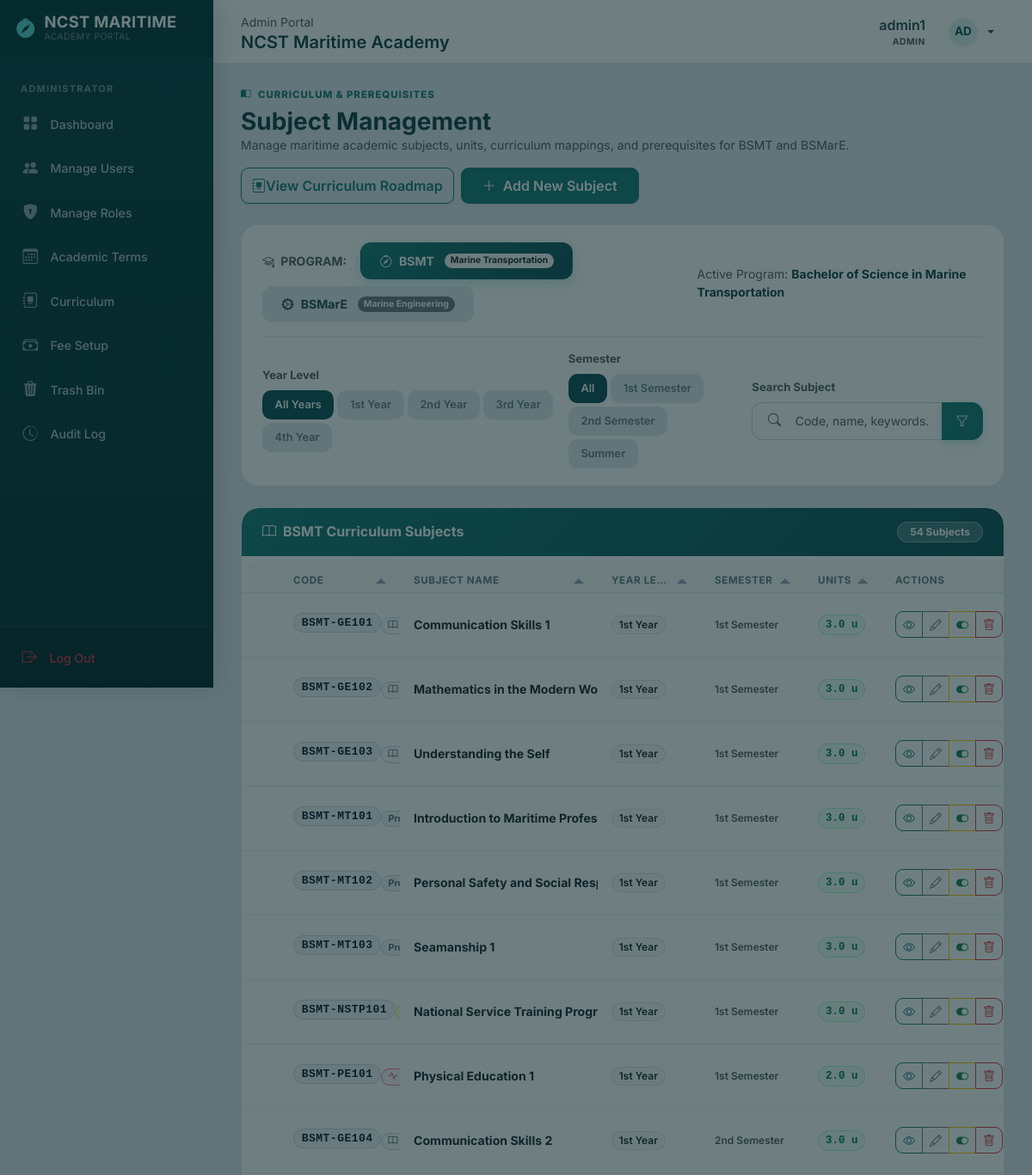
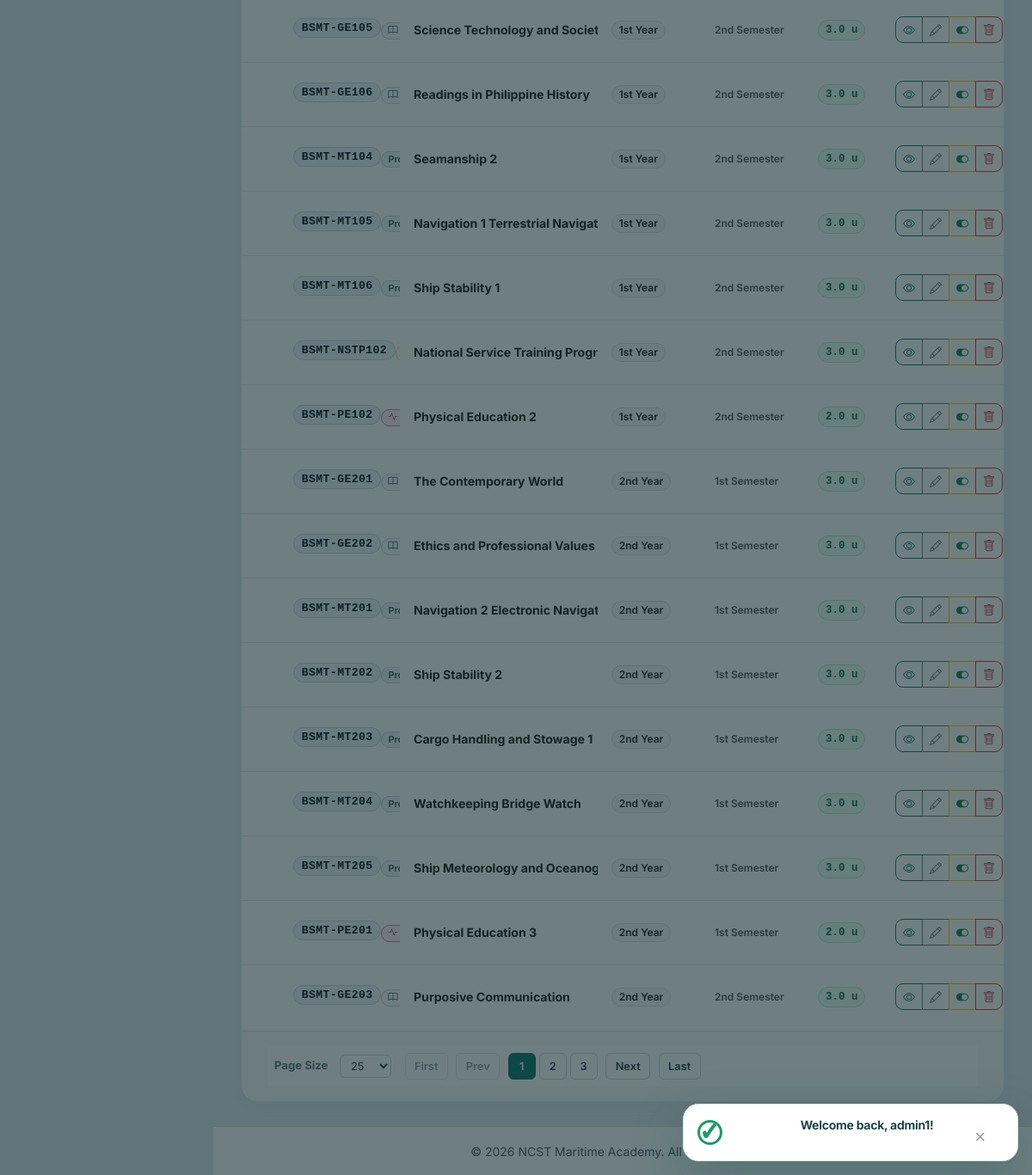
/registrar/subjects (signed in), run on the app's committed database (2 pictures, top to bottom).
### tables this page shows
CREATE TABLE IF NOT EXISTS subjects (
    id INT UNSIGNED AUTO_INCREMENT PRIMARY KEY,
    curriculum_id INT UNSIGNED NULL,
    program_id INT UNSIGNED NULL,
    subject_code VARCHAR(20) NOT NULL,
    subject_name VARCHAR(100) NOT NULL,
    units DECIMAL(3,1) NOT NULL DEFAULT 3.0,
    subject_type VARCHAR(50) NULL DEFAULT 'General Education',
    year_level ENUM('1st Year','2nd Year','3rd Year','4th Year') NULL,
    semester_name ENUM('1st Semester','2nd Semester','Summer') NULL,
    description TEXT NULL,
    status ENUM('active','inactive') NOT NULL DEFAULT 'active',
    created_at TIMESTAMP NOT NULL DEFAULT CURRENT_TIMESTAMP,
    updated_at TIMESTAMP NOT NULL DEFAULT CURRENT_TIMESTAMP ON UPDATE CURRENT_TIMESTAMP,
    UNIQUE KEY uq_subjects_code_curriculum (curriculum_id, subject_code),
    UNIQUE KEY uq_subjects_code (subject_code),
    KEY idx_subjects_program (program_id),
    KEY idx_subjects_program_year_semester (program_id, year_level, semester_name),
    CONSTRAINT fk_subjects_curriculum
        FOREIGN KEY (curriculum_id) REFERENCES curriculums(id)
        ON DELETE CASCADE ON UPDATE CASCADE,
    CONSTRAINT fk_subjects_program
        FOREIGN KEY (program_id) REFERENCES programs(id)
        ON DELETE SET NULL ON UPDATE CASCADE
);

### registrar/subjects.php (the view, shortened to what this page needs)
<?php
require_once '../config/database.php';
$selectedProgram = isset($_GET['program']) ? trim($_GET['program']) : 'BSMT';
$selectedYear = isset($_GET['year_level']) ? trim($_GET['year_level']) : '';
$selectedSemester = isset($_GET['semester']) ? trim($_GET['semester']) : '';
$search = isset($_GET['search']) ? trim($_GET['search']) : '';
if (!function_exists('getCurriculumTypeBadge')) {
    function getCurriculumTypeBadge($type) {
        $t = trim($type ?? '');
        switch ($t) {
            case 'General Education':
                return '<span class="badge shadow-2xs" style="background:#f8fafc; color:#334155; border:1px solid #cbd5e1; font-size:0.68rem; font-weight:600; padding:0.2rem 0.45rem;"><i class="bi bi-book me-1"></i>Gen. Ed.</span>';
            case 'Physical Education':
                return '<span class="badge shadow-2xs" style="background:#fdf2f8; color:#be185d; border:1px solid #f472b6; font-size:0.68rem; font-weight:600; padding:0.2rem 0.45rem;"><i class="bi bi-activity me-1"></i>PE / PATHFIT</span>';
            case 'NSTP':
                return '<span class="badge shadow-2xs" style="background:#fefce8; color:#a16207; border:1px solid #fde047; font-size:0.68rem; font-weight:600; padding:0.2rem 0.45rem;"><i class="bi bi-flag me-1"></i>NSTP</span>';
            default:
                return '<span class="badge shadow-2xs" style="background:#f1f5f9; color:#475569; border:1px solid #cbd5e1; font-size:0.68rem; font-weight:600; padding:0.2rem 0.45rem;">' . htmlspecialchars($t ?: 'Academic') . '</span>';
        }
    }
}
try {
    $where = ["p.program_code = :program"];
    $params = ['program' => $selectedProgram];
    $sql = "
        SELECT s.id as s_id, s.id, s.subject_code, s.subject_name,
               COALESCE(cs.units, s.units) as units,
               COALESCE(cs.subject_type, s.subject_type, 'General Education') as subject_type,
               s.description, s.status,
               COALESCE(cs.year_level, s.year_level) as year_level,
               COALESCE(cs.semester, s.semester_name) as semester_name,
               p.id as program_id, p.program_code, p.program_name,
               c.curriculum_name, c.effective_year, cs.id as cs_id
        FROM subjects s
        JOIN programs p ON p.id = s.program_id
        LEFT JOIN (
            curriculum_subjects cs
            JOIN curriculums c ON c.id = cs.curriculum_id AND c.is_active = 1
        ) ON cs.subject_id = s.id
        WHERE " . implode(" AND ", $where) . "
        ORDER BY
            CASE COALESCE(cs.year_level, s.year_level)
                WHEN '1st Year' THEN 1
                WHEN '2nd Year' THEN 2
                WHEN '3rd Year' THEN 3
                WHEN '4th Year' THEN 4
                ELSE 5
            END,
            CASE COALESCE(cs.semester, s.semester_name)
                WHEN '1st Semester' THEN 1
                WHEN '2nd Semester' THEN 2
                WHEN 'Summer' THEN 3
                ELSE 4
            END,
            COALESCE(cs.display_order, 999) ASC,
            s.subject_code ASC
    ";
    $stmtSubjects = $pdo->prepare($sql);
    $stmtSubjects->execute($params);
    $subjects = $stmtSubjects->fetchAll();
} catch (\PDOException $e) {
    error_log("Fetch subjects failed: " . $e->getMessage());
    $subjects = [];
}
try {
    $prerequisiteMap = [];
} catch (\PDOException $e) {
    error_log("Fetch prerequisites failed: " . $e->getMessage());
    $prerequisiteMap = [];
}
try {
    $dependentMap = [];
} catch (\PDOException $e) {
    error_log("Fetch dependent subjects failed: " . $e->getMessage());
    $dependentMap = [];
}
try {
    $curriculumUsageMap = [];
} catch (\PDOException $e) {
    error_log("Fetch curriculum usage failed: " . $e->getMessage());
    $curriculumUsageMap = [];
}
require_once '../includes/header.php';
?>
<div class="page-heading mb-4 d-flex justify-content-between align-items-center flex-wrap gap-3">
    <div>
        <div class="page-eyebrow"><i class="bi bi-book-half me-1"></i> Curriculum & Prerequisites</div>
        <h3 class="m-0 text-navy-alt fw-bold">Subject Management</h3>
        <p class="text-muted small m-0">Manage maritime academic subjects, units, curriculum mappings, and prerequisites for BSMT and BSMarE.</p>
    </div>
    <div class="d-flex gap-2 flex-wrap">
        <a href="curriculum?program=<?php echo urlencode($selectedProgram); ?>" class="btn btn-outline-primary d-flex align-items-center gap-1.5 shadow-sm px-3.5 py-2 fw-semibold">
            <i class="bi bi-journal-album"></i> View Curriculum Roadmap
        </a>
        <button type="button" class="btn btn-brand-primary d-flex align-items-center gap-2 shadow-sm px-4 py-2 fw-semibold" data-bs-toggle="modal" data-bs-target="#addSubjectModal">
            <i class="bi bi-plus-lg"></i> Add New Subject
        </button>
    </div>
</div>
<div class="maritime-control-bar mb-4">
    <div class="d-flex flex-column flex-md-row justify-content-between align-items-md-center gap-3 pb-3 border-bottom border-light-subtle">
        <div class="d-flex align-items-center gap-2 flex-wrap">
            <span class="small fw-bold text-uppercase text-muted me-2"><i class="bi bi-mortarboard me-1"></i> Program:</span>
            <a href="subjects?program=BSMT<?php echo $selectedYear ? '&year_level=' . urlencode($selectedYear) : ''; ?><?php echo $selectedSemester ? '&semester=' . urlencode($selectedSemester) : ''; ?>"
               class="program-pill-btn <?php echo $selectedProgram === 'BSMT' ? 'active' : ''; ?>">
                <i class="bi bi-compass"></i> BSMT
                <span class="badge ms-1 <?php echo $selectedProgram === 'BSMT' ? 'bg-light text-dark' : 'bg-secondary text-white'; ?>" style="font-size: 0.65rem;">Marine Transportation</span>
            </a>
            <a href="subjects?program=BSMarE<?php echo $selectedYear ? '&year_level=' . urlencode($selectedYear) : ''; ?><?php echo $selectedSemester ? '&semester=' . urlencode($selectedSemester) : ''; ?>"
               class="program-pill-btn <?php echo $selectedProgram === 'BSMarE' ? 'active' : ''; ?>">
                <i class="bi bi-gear-wide-connected"></i> BSMarE
                <span class="badge ms-1 <?php echo $selectedProgram === 'BSMarE' ? 'bg-light text-dark' : 'bg-secondary text-white'; ?>" style="font-size: 0.65rem;">Marine Engineering</span>
            </a>
        </div>
        <div class="text-muted small">
            Active Program: <strong class="text-navy"><?php echo $selectedProgram === 'BSMT' ? 'Bachelor of Science in Marine Transportation' : 'Bachelor of Science in Marine Engineering'; ?></strong>
        </div>
    </div>
    <form method="GET" action="subjects" class="row g-3 align-items-center pt-3">
        <div class="col-12 col-lg-5">
            <label class="form-label small fw-bold text-muted mb-1.5 d-block">Year Level</label>
            <div class="d-flex flex-wrap gap-1">
                <a href="subjects?program=<?php echo urlencode($selectedProgram); ?>&semester=<?php echo urlencode($selectedSemester); ?>&search=<?php echo urlencode($search); ?>"
                   class="filter-pill <?php echo $selectedYear === '' ? 'active' : ''; ?>">
                    All Years
                </a>
                <?php foreach (['1st Year', '2nd Year', '3rd Year', '4th Year'] as $yl): ?>
                    <a href="subjects?program=<?php echo urlencode($selectedProgram); ?>&year_level=<?php echo urlencode($yl); ?>&semester=<?php echo urlencode($selectedSemester); ?>&search=<?php echo urlencode($search); ?>"
                       class="filter-pill <?php echo $selectedYear === $yl ? 'active' : ''; ?>">
                        <?php echo htmlspecialchars($yl); ?>
                    </a>
                <?php endforeach; ?>
            </div>
        </div>
        <div class="col-12 col-md-5 col-lg-3">
            <label class="form-label small fw-bold text-muted mb-1.5 d-block">Semester</label>
            <div class="d-flex flex-wrap gap-1">
                <a href="subjects?program=<?php echo urlencode($selectedProgram); ?>&year_level=<?php echo urlencode($selectedYear); ?>&search=<?php echo urlencode($search); ?>"
                   class="filter-pill <?php echo $selectedSemester === '' ? 'active' : ''; ?>">
                    All
                </a>
                <?php foreach (['1st Semester', '2nd Semester', 'Summer'] as $sem): ?>
                    <a href="subjects?program=<?php echo urlencode($selectedProgram); ?>&year_level=<?php echo urlencode($selectedYear); ?>&semester=<?php echo urlencode($sem); ?>&search=<?php echo urlencode($search); ?>"
                       class="filter-pill <?php echo $selectedSemester === $sem ? 'active' : ''; ?>">
                        <?php echo htmlspecialchars($sem); ?>
                    </a>
                <?php endforeach; ?>
            </div>
        </div>
        <div class="col-12 col-md-7 col-lg-4">
            <label class="form-label small fw-bold text-muted mb-1.5 d-block">Search Subject</label>
            <div class="input-group">
                <span class="input-group-text bg-white border-end-0"><i class="bi bi-search text-muted"></i></span>
                <input type="text" name="search" id="searchInput" class="form-control border-start-0 ps-0" placeholder="Code, name, keywords..." value="<?php echo htmlspecialchars($search); ?>" autocomplete="off">
                <button type="submit" class="btn btn-brand-primary px-3"><i class="bi bi-funnel"></i></button>
            </div>
        </div>
    </form>
</div>
<div class="card shadow-sm border-0" style="border-radius: 16px; overflow: hidden; border: 1px solid #e0eded !important; box-shadow: 0 4px 24px rgba(11,155,152,0.07) !important;">
    <div class="d-flex justify-content-between align-items-center flex-wrap gap-2 px-4 py-3" style="background: linear-gradient(135deg, var(--brand-primary) 0%, var(--brand-dark) 100%);">
        <h5 class="m-0 fw-bold text-white d-flex align-items-center gap-2" style="font-size: 1rem;">
            <i class="bi bi-book"></i> <?php echo htmlspecialchars($selectedProgram); ?> Curriculum Subjects
        </h5>
        <span class="badge" style="background: rgba(255,255,255,0.22); color: #ffffff !important; border: 1px solid rgba(255,255,255,0.35); border-radius: 999px; padding: 5px 14px; font-size: 0.75rem; font-weight: 700;">
            <?php echo count($subjects); ?> Subject<?php echo count($subjects) !== 1 ? 's' : ''; ?>
        </span>
    </div>
    <div class="card-body p-0">
        <div class="table-responsive">
            <table class="table table-hover table-maritime align-middle m-0" id="subjectsTable" style="width: 100%;">
                <thead>
                    <tr>
                    </tr>
                </thead>
                <tbody>
                    <?php if (!empty($subjects)): ?>
                        <?php foreach ($subjects as $s):
                            $prereqs = $prerequisiteMap[(int)$s['id']] ?? [];
                            $dependents = $dependentMap[(int)$s['id']] ?? [];
                        ?>
                            <tr>
                                <td class="ps-4">
                                    <div class="fw-bold text-navy mb-1">
                                        <span class="badge font-monospace fw-bold" style="background: #f1f5f9; color: #0f172a; border: 1.5px solid #cbd5e1; font-size: 0.82rem; padding: 0.25rem 0.55rem; letter-spacing: 0.4px;">
                                            <?php echo htmlspecialchars($s['subject_code']); ?>
                                        </span>
                                    </div>
                                    <div>
                                        <?php echo getCurriculumTypeBadge($s['subject_type']); ?>
                                    </div>
                                </td>
                                <td>
                                    <div class="fw-bold text-dark" style="font-size: 0.88rem;"><?php echo htmlspecialchars($s['subject_name']); ?></div>
                                </td>
                                <td><span class="badge bg-light text-dark border px-2.5 py-1 fw-semibold" style="font-size: 0.75rem;"><?php echo htmlspecialchars($s['year_level']); ?></span></td>
                                <td><span class="text-muted small fw-semibold" style="font-size: 0.75rem;"><?php echo htmlspecialchars($s['semester_name']); ?></span></td>
                                <td>
                                    <span class="badge font-monospace fw-bold shadow-2xs"
                                          style="background: #ecfdf5; color: #047857; border: 1.5px solid #a7f3d0; font-size: 0.78rem; padding: 0.3rem 0.5rem;">
                                        <?php echo number_format($s['units'], 1); ?> u
                                    </span>
                                </td>
                                <td class="pe-4 text-end">
                                    <div class="btn-group btn-group-sm" role="group">
                                        <?php
                                        $currUsages = $curriculumUsageMap[(int)$s['id']] ?? [];
                                        ?>
                                        <button type="button" class="btn btn-outline-primary" onclick="viewSubject(<?php echo htmlspecialchars(json_encode($s)); ?>, <?php echo htmlspecialchars(json_encode($prereqs)); ?>, <?php echo htmlspecialchars(json_encode($dependents)); ?>, <?php echo htmlspecialchars(json_encode($currUsages)); ?>)" title="View Details">
                                            <i class="bi bi-eye"></i>
                                        </button>
                                        <button type="button" class="btn btn-outline-secondary" onclick="openEditSubject(<?php echo htmlspecialchars(json_encode($s)); ?>, <?php echo htmlspecialchars(json_encode(array_column($prereqs, 'id'))); ?>)" title="Edit Subject">
                                            <i class="bi bi-pencil"></i>
                                        </button>
                                        <button type="button" class="btn btn-outline-warning" onclick="toggleSubjectStatus(<?php echo $s['id']; ?>, '<?php echo addslashes($s['subject_code']); ?>', '<?php echo $s['status']; ?>')" title="Toggle Active/Inactive">
                                            <i class="bi <?php echo $s['status'] === 'active' ? 'bi-toggle-on text-success' : 'bi-toggle-off text-muted'; ?>"></i>
                                        </button>
                                        <button type="button" class="btn btn-outline-danger" onclick="confirmSubjectDelete(<?php echo $s['id']; ?>, '<?php echo addslashes($s['subject_code']); ?>')" title="Delete Subject">
                                            <i class="bi bi-trash"></i>
                                        </button>
                                    </div>
                                </td>
                            </tr>
                        <?php endforeach; ?>
                    <?php endif; ?>
                </tbody>
            </table>
        </div>
    </div>
</div>
<?php require_once '../includes/footer.php'; ?>

### data on the page
subjects: subject_code "BSMT-GE101", subject_name "Communication Skills 1", year_level "1st Year", semester_name "1st Semester", units "3.0"
subjects: subject_code "BSMT-GE102", subject_name "Mathematics in the Moder…", year_level "1st Year", semester_name "1st Semester", units "3.0"
subjects: subject_code "BSMT-GE103", subject_name "Understanding the Self", year_level "1st Year", semester_name "1st Semester", units "3.0"
subjects: subject_code "BSMT-MT101", subject_name "Introduction to Maritime Pr…", year_level "1st Year", semester_name "1st Semester", units "3.0"
subjects: subject_code "BSMT-MT102", subject_name "Personal Safety and Social…", year_level "1st Year", semester_name "1st Semester", units "3.0"
subjects: subject_code "BSMT-MT103", subject_name "Seamanship 1", year_level "1st Year", semester_name "1st Semester", units "3.0"
subjects: subject_code "BSMT-NSTP1…", subject_name "National Service Training P…", year_level "1st Year", semester_name "1st Semester", units "3.0"
subjects: subject_code "BSMT-PE101", subject_name "Physical Education 1", year_level "1st Year", semester_name "1st Semester", units "2.0"
subjects: subject_code "BSMT-GE104", subject_name "Communication Skills 2", year_level "1st Year", semester_name "2nd Semester", units "3.0"
subjects: subject_code "BSMT-GE105", subject_name "Science Technology and S…", year_level "1st Year", semester_name "2nd Semester", units "3.0"
subjects: subject_code "BSMT-GE106", subject_name "Readings in Philippine Hist…", year_level "1st Year", semester_name "2nd Semester", units "3.0"
subjects: subject_code "BSMT-MT104", subject_name "Seamanship 2", year_level "1st Year", semester_name "2nd Semester", units "3.0"
subjects: subject_code "BSMT-MT105", subject_name "Navigation 1 Terrestrial Na…", year_level "1st Year", semester_name "2nd Semester", units "3.0"
subjects: subject_code "BSMT-MT106", subject_name "Ship Stability 1", year_level "1st Year", semester_name "2nd Semester", units "3.0"
subjects: subject_code "BSMT-NSTP1…", subject_name "National Service Training P…", year_level "1st Year", semester_name "2nd Semester", units "3.0"
subjects: subject_code "BSMT-PE102", subject_name "Physical Education 2", year_level "1st Year", semester_name "2nd Semester", units "2.0"
subjects: subject_code "BSMT-GE201", subject_name "The Contemporary World", year_level "2nd Year", semester_name "1st Semester", units "3.0"
subjects: subject_code "BSMT-GE202", subject_name "Ethics and Professional Val…", year_level "2nd Year", semester_name "1st Semester", units "3.0"
subjects: subject_code "BSMT-MT201", subject_name "Navigation 2 Electronic Na…", year_level "2nd Year", semester_name "1st Semester", units "3.0"
subjects: subject_code "BSMT-MT202", subject_name "Ship Stability 2", year_level "2nd Year", semester_name "1st Semester", units "3.0"
subjects: subject_code "BSMT-MT203", subject_name "Cargo Handling and Stowa…", year_level "2nd Year", semester_name "1st Semester", units "3.0"
subjects: subject_code "BSMT-MT204", subject_name "Watchkeeping Bridge Watch", year_level "2nd Year", semester_name "1st Semester", units "3.0"
subjects: subject_code "BSMT-MT205", subject_name "Ship Meteorology and Oce…", year_level "2nd Year", semester_name "1st Semester", units "3.0"
subjects: subject_code "BSMT-PE201", subject_name "Physical Education 3", year_level "2nd Year", semester_name "1st Semester", units "2.0"
subjects: subject_code "BSMT-GE203", subject_name "Purposive Communication", year_level "2nd Year", semester_name "2nd Semester", units "3.0"

### other printed values
$_SESSION['role'] "Admin"
$_SESSION['username'] "admin1"
$_SESSION['role'] "ADMIN"
$initials "AD"
$yl "1st Year"
$yl "2nd Year"
$yl "3rd Year"
$yl "4th Year"
$sem "1st Semester"
$sem "2nd Semester"
$sem "Summer"
$selectedProgram "BSMT"
count($subjects) "54"
